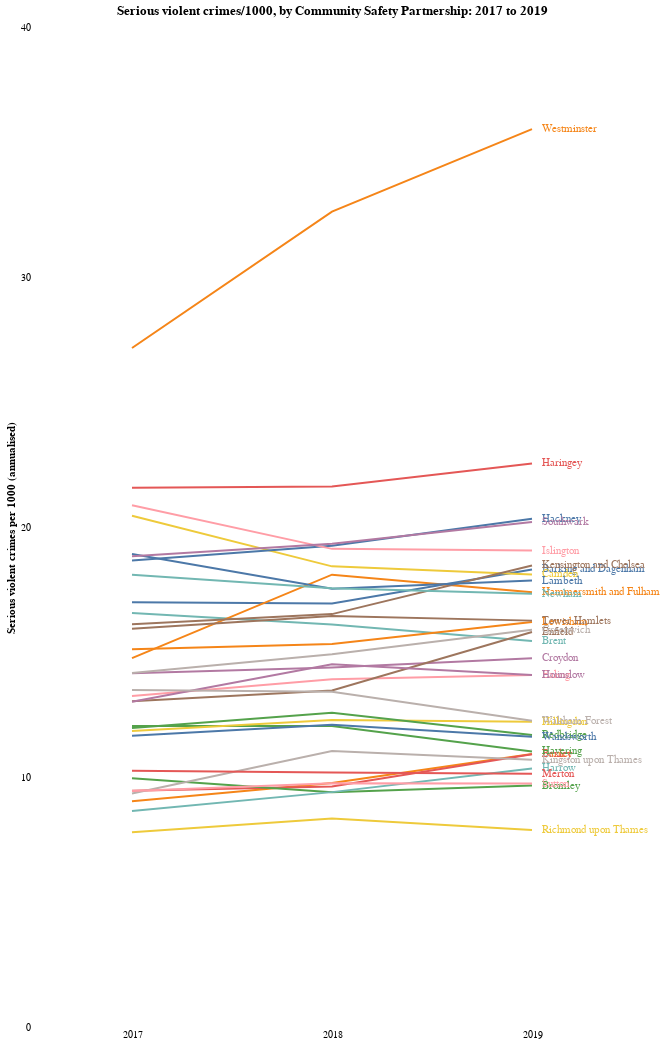

Source (notebook cell):
### Code cell
line = alt.Chart(london_csp, title='Serious violent crimes/1000, by Community Safety Partnership: 2017 to 2019').mark_line().encode(
    x=alt.X('year:O', axis=alt.Axis(title=None, ticks=False, labelAngle=0)),
    y=alt.Y('total_per_1000:Q', axis=alt.Axis(title='Serious violent crimes per 1000 (annualised)', ticks=False, values=[0, 10, 20, 30, 40, 50])),
    color=alt.Color('csp_name:N', legend=None)
)

text = line.mark_text(
    align='left',
    baseline='middle',
    dx=10  # Nudges text to right so it doesn't appear on top of the bar
).encode(
    text='label:N'
)

(line + text).configure_axis(
    grid=False,
    domain=False
).configure_view(
    strokeWidth=0
).properties(
    width=600,
    height=1000)

### Figure 1 — Vega-Lite specification as saved in the notebook (floating-point values rounded to 4 significant figures)
{"config": {"view": {"continuousWidth": 400, "continuousHeight": 300, "strokeWidth": 0}, "axis": {"domain": false, "grid": false}}, "layer": [{"mark": "line", "encoding": {"color": {"type": "nominal", "field": "csp_name", "legend": null}, "x": {"type": "ordinal", "axis": {"labelAngle": 0, "ticks": false, "title": null}, "field": "year"}, "y": {"type": "quantitative", "axis": {"ticks": false, "title": "Serious violent crimes per 1000 (annualised)", "values": [0, 10, 20, 30, 40, 50]}, "field": "total_per_1000"}}, "title": "Serious violent crimes/1000, by Community Safety Partnership: 2017 to 2019"}, {"mark": {"type": "text", "align": "left", "baseline": "middle", "dx": 10}, "encoding": {"color": {"type": "nominal", "field": "csp_name", "legend": null}, "text": {"type": "nominal", "field": "label"}, "x": {"type": "ordinal", "axis": {"labelAngle": 0, "ticks": false, "title": null}, "field": "year"}, "y": {"type": "quantitative", "axis": {"ticks": false, "title": "Serious violent crimes per 1000 (annualised)", "values": [0, 10, 20, 30, 40, 50]}, "field": "total_per_1000"}}, "title": "Serious violent crimes/1000, by Community Safety Partnership: 2017 to 2019"}], "data": {"name": "data-bb323b62ca49703afcb2e1eeed5a2109"}, "height": 1000, "width": 600, "$schema": "https://vega.github.io/schema/vega-lite/v4.8.1.json", "datasets": {"data-bb323b62ca49703afcb2e1eeed5a2109": [{"csp_name": "Barking and Dagenham", "total": 3617, "year": 2017, "label": "", "population": 212900.0, "total_per_1000": 16.99, "delta_from_2019_mean": 0.0}, {"csp_name": "Barking and Dagenham", "total": 3607, "year": 2018, "label": "", "population": 212900.0, "total_per_1000": 16.94, "delta_from_2019_mean": 0.0}, {"csp_name": "Barking and Dagenham", "total": 3897, "year": 2019, "label": "Barking and Dagenham", "population": 212900.0, "total_per_1000": 18.3, "delta_from_2019_mean": 3.085}, {"csp_name": "Barnet", "total": 3575, "year": 2017, "label": "", "population": 395900.0, "total_per_1000": 9.03, "delta_from_2019_mean": 0.0}, {"csp_name": "Barnet", "total": 3863, "year": 2018, "label": "", "population": 395900.0, "total_per_1000": 9.758, "delta_from_2019_mean": 0.0}, {"csp_name": "Barnet", "total": 4322, "year": 2019, "label": "Barnet", "population": 395900.0, "total_per_1000": 10.92, "delta_from_2019_mean": -4.303}, {"csp_name": "Bexley", "total": 2346, "year": 2017, "label": "", "population": 248300.0, "total_per_1000": 9.448, "delta_from_2019_mean": 0.0}, {"csp_name": "Bexley", "total": 2389, "year": 2018, "label": "", "population": 248300.0, "total_per_1000": 9.621, "delta_from_2019_mean": 0.0}, {"csp_name": "Bexley", "total": 2708, "year": 2019, "label": "Bexley", "population": 248300.0, "total_per_1000": 10.91, "delta_from_2019_mean": -4.314}, {"csp_name": "Brent", "total": 5463, "year": 2017, "label": "", "population": 329800.0, "total_per_1000": 16.56, "delta_from_2019_mean": 0.0}, {"csp_name": "Brent", "total": 5310, "year": 2018, "label": "", "population": 329800.0, "total_per_1000": 16.1, "delta_from_2019_mean": 0.0}, {"csp_name": "Brent", "total": 5093, "year": 2019, "label": "Brent", "population": 329800.0, "total_per_1000": 15.44, "delta_from_2019_mean": 0.223}, {"csp_name": "Bromley", "total": 3308, "year": 2017, "label": "", "population": 332300.0, "total_per_1000": 9.955, "delta_from_2019_mean": 0.0}, {"csp_name": "Bromley", "total": 3119, "year": 2018, "label": "", "population": 332300.0, "total_per_1000": 9.386, "delta_from_2019_mean": 0.0}, {"csp_name": "Bromley", "total": 3209, "year": 2019, "label": "Bromley", "population": 332300.0, "total_per_1000": 9.657, "delta_from_2019_mean": -5.563}, {"csp_name": "Camden", "total": 5522, "year": 2017, "label": "", "population": 270000.0, "total_per_1000": 20.45, "delta_from_2019_mean": 0.0}, {"csp_name": "Camden", "total": 4975, "year": 2018, "label": "", "population": 270000.0, "total_per_1000": 18.43, "delta_from_2019_mean": 0.0}, {"csp_name": "Camden", "total": 4888, "year": 2019, "label": "Camden", "population": 270000.0, "total_per_1000": 18.1, "delta_from_2019_mean": 2.884}, {"csp_name": "Croydon", "total": 5472, "year": 2017, "label": "", "population": 386700.0, "total_per_1000": 14.15, "delta_from_2019_mean": 0.0}, {"csp_name": "Croydon", "total": 5562, "year": 2018, "label": "", "population": 386700.0, "total_per_1000": 14.38, "delta_from_2019_mean": 0.0}, {"csp_name": "Croydon", "total": 5705, "year": 2019, "label": "Croydon", "population": 386700.0, "total_per_1000": 14.75, "delta_from_2019_mean": -0.4667}, {"csp_name": "Ealing", "total": 4526, "year": 2017, "label": "", "population": 341800.0, "total_per_1000": 13.24, "delta_from_2019_mean": 0.0}, {"csp_name": "Ealing", "total": 4754, "year": 2018, "label": "", "population": 341800.0, "total_per_1000": 13.91, "delta_from_2019_mean": 0.0}, {"csp_name": "Ealing", "total": 4811, "year": 2019, "label": "Ealing", "population": 341800.0, "total_per_1000": 14.08, "delta_from_2019_mean": -1.144}, {"csp_name": "Enfield", "total": 4351, "year": 2017, "label": "", "population": 333800.0, "total_per_1000": 13.03, "delta_from_2019_mean": 0.0}, {"csp_name": "Enfield", "total": 4493, "year": 2018, "label": "", "population": 333800.0, "total_per_1000": 13.46, "delta_from_2019_mean": 0.0}, {"csp_name": "Enfield", "total": 5274, "year": 2019, "label": "Enfield", "population": 333800.0, "total_per_1000": 15.8, "delta_from_2019_mean": 0.5802}, {"csp_name": "Greenwich", "total": 4077, "year": 2017, "label": "", "population": 287900.0, "total_per_1000": 14.16, "delta_from_2019_mean": 0.0}, {"csp_name": "Greenwich", "total": 4292, "year": 2018, "label": "", "population": 287900.0, "total_per_1000": 14.91, "delta_from_2019_mean": 0.0}, {"csp_name": "Greenwich", "total": 4576, "year": 2019, "label": "Greenwich", "population": 287900.0, "total_per_1000": 15.89, "delta_from_2019_mean": 0.6747}, {"csp_name": "Hackney", "total": 5245, "year": 2017, "label": "", "population": 281100.0, "total_per_1000": 18.66, "delta_from_2019_mean": 0.0}, {"csp_name": "Hackney", "total": 5410, "year": 2018, "label": "", "population": 281100.0, "total_per_1000": 19.25, "delta_from_2019_mean": 0.0}, {"csp_name": "Hackney", "total": 5714, "year": 2019, "label": "Hackney", "population": 281100.0, "total_per_1000": 20.33, "delta_from_2019_mean": 5.108}, {"csp_name": "Hammersmith and Fulham", "total": 2731, "year": 2017, "label": "", "population": 185100.0, "total_per_1000": 14.75, "delta_from_2019_mean": 0.0}, {"csp_name": "Hammersmith and Fulham", "total": 3349, "year": 2018, "label": "", "population": 185100.0, "total_per_1000": 18.09, "delta_from_2019_mean": 0.0}, {"csp_name": "Hammersmith and Fulham", "total": 3219, "year": 2019, "label": "Hammersmith and Fulham", "population": 185100.0, "total_per_1000": 17.39, "delta_from_2019_mean": 2.171}, {"csp_name": "Haringey", "total": 5793, "year": 2017, "label": "", "population": 268600.0, "total_per_1000": 21.57, "delta_from_2019_mean": 0.0}, {"csp_name": "Haringey", "total": 5808, "year": 2018, "label": "", "population": 268600.0, "total_per_1000": 21.62, "delta_from_2019_mean": 0.0}, {"csp_name": "Haringey", "total": 6055, "year": 2019, "label": "Haringey", "population": 268600.0, "total_per_1000": 22.54, "delta_from_2019_mean": 7.323}, {"csp_name": "Harrow", "total": 2170, "year": 2017, "label": "", "population": 251200.0, "total_per_1000": 8.639, "delta_from_2019_mean": 0.0}, {"csp_name": "Harrow", "total": 2360, "year": 2018, "label": "", "population": 251200.0, "total_per_1000": 9.395, "delta_from_2019_mean": 0.0}, {"csp_name": "Harrow", "total": 2598, "year": 2019, "label": "Harrow", "population": 251200.0, "total_per_1000": 10.34, "delta_from_2019_mean": -4.877}, {"csp_name": "Havering", "total": 3126, "year": 2017, "label": "", "population": 259600.0, "total_per_1000": 12.04, "delta_from_2019_mean": 0.0}, {"csp_name": "Havering", "total": 3126, "year": 2018, "label": "", "population": 259600.0, "total_per_1000": 12.04, "delta_from_2019_mean": 0.0}, {"csp_name": "Havering", "total": 2862, "year": 2019, "label": "Havering", "population": 259600.0, "total_per_1000": 11.02, "delta_from_2019_mean": -4.195}, {"csp_name": "Hillingdon", "total": 3635, "year": 2017, "label": "", "population": 306900.0, "total_per_1000": 11.84, "delta_from_2019_mean": 0.0}, {"csp_name": "Hillingdon", "total": 3769, "year": 2018, "label": "", "population": 306900.0, "total_per_1000": 12.28, "delta_from_2019_mean": 0.0}, {"csp_name": "Hillingdon", "total": 3747, "year": 2019, "label": "Hillingdon", "population": 306900.0, "total_per_1000": 12.21, "delta_from_2019_mean": -3.011}, {"csp_name": "Hounslow", "total": 3532, "year": 2017, "label": "", "population": 271500.0, "total_per_1000": 13.01, "delta_from_2019_mean": 0.0}, {"csp_name": "Hounslow", "total": 3939, "year": 2018, "label": "", "population": 271500.0, "total_per_1000": 14.51, "delta_from_2019_mean": 0.0}, {"csp_name": "Hounslow", "total": 3824, "year": 2019, "label": "Hounslow", "population": 271500.0, "total_per_1000": 14.08, "delta_from_2019_mean": -1.135}, {"csp_name": "Islington", "total": 5061, "year": 2017, "label": "", "population": 242500.0, "total_per_1000": 20.87, "delta_from_2019_mean": 0.0}, {"csp_name": "Islington", "total": 4638, "year": 2018, "label": "", "population": 242500.0, "total_per_1000": 19.13, "delta_from_2019_mean": 0.0}, {"csp_name": "Islington", "total": 4622, "year": 2019, "label": "Islington", "population": 242500.0, "total_per_1000": 19.06, "delta_from_2019_mean": 3.84}, {"csp_name": "Kensington and Chelsea", "total": 2515, "year": 2017, "label": "", "population": 156100.0, "total_per_1000": 16.11, "delta_from_2019_mean": 0.0}, {"csp_name": "Kensington and Chelsea", "total": 2578, "year": 2018, "label": "", "population": 156100.0, "total_per_1000": 16.52, "delta_from_2019_mean": 0.0}, {"csp_name": "Kensington and Chelsea", "total": 2882, "year": 2019, "label": "Kensington and Chelsea", "population": 156100.0, "total_per_1000": 18.46, "delta_from_2019_mean": 3.243}, {"csp_name": "Kingston upon Thames", "total": 1658, "year": 2017, "label": "", "population": 177500.0, "total_per_1000": 9.341, "delta_from_2019_mean": 0.0}, {"csp_name": "Kingston upon Thames", "total": 1960, "year": 2018, "label": "", "population": 177500.0, "total_per_1000": 11.04, "delta_from_2019_mean": 0.0}, {"csp_name": "Kingston upon Thames", "total": 1897, "year": 2019, "label": "Kingston upon Thames", "population": 177500.0, "total_per_1000": 10.69, "delta_from_2019_mean": -4.532}, {"csp_name": "Lambeth", "total": 6169, "year": 2017, "label": "", "population": 326000.0, "total_per_1000": 18.92, "delta_from_2019_mean": 0.0}, {"csp_name": "Lambeth", "total": 5715, "year": 2018, "label": "", "population": 326000.0, "total_per_1000": 17.53, "delta_from_2019_mean": 0.0}, {"csp_name": "Lambeth", "total": 5821, "year": 2019, "label": "Lambeth", "population": 326000.0, "total_per_1000": 17.86, "delta_from_2019_mean": 2.636}, {"csp_name": "Lewisham", "total": 4622, "year": 2017, "label": "", "population": 305800.0, "total_per_1000": 15.11, "delta_from_2019_mean": 0.0}, {"csp_name": "Lewisham", "total": 4686, "year": 2018, "label": "", "population": 305800.0, "total_per_1000": 15.32, "delta_from_2019_mean": 0.0}, {"csp_name": "Lewisham", "total": 4954, "year": 2019, "label": "Lewisham", "population": 305800.0, "total_per_1000": 16.2, "delta_from_2019_mean": 0.9804}, {"csp_name": "Merton", "total": 2117, "year": 2017, "label": "", "population": 206500.0, "total_per_1000": 10.25, "delta_from_2019_mean": 0.0}, {"csp_name": "Merton", "total": 2102, "year": 2018, "label": "", "population": 206500.0, "total_per_1000": 10.18, "delta_from_2019_mean": 0.0}, {"csp_name": "Merton", "total": 2092, "year": 2019, "label": "Merton", "population": 206500.0, "total_per_1000": 10.13, "delta_from_2019_mean": -5.089}, {"csp_name": "Newham", "total": 6386, "year": 2017, "label": "", "population": 353100.0, "total_per_1000": 18.09, "delta_from_2019_mean": 0.0}, {"csp_name": "Newham", "total": 6196, "year": 2018, "label": "", "population": 353100.0, "total_per_1000": 17.55, "delta_from_2019_mean": 0.0}, {"csp_name": "Newham", "total": 6119, "year": 2019, "label": "Newham", "population": 353100.0, "total_per_1000": 17.33, "delta_from_2019_mean": 2.11}, {"csp_name": "Redbridge", "total": 3651, "year": 2017, "label": "", "population": 305200.0, "total_per_1000": 11.96, "delta_from_2019_mean": 0.0}, {"csp_name": "Redbridge", "total": 3835, "year": 2018, "label": "", "population": 305200.0, "total_per_1000": 12.57, "delta_from_2019_mean": 0.0}, {"csp_name": "Redbridge", "total": 3565, "year": 2019, "label": "Redbridge", "population": 305200.0, "total_per_1000": 11.68, "delta_from_2019_mean": -3.539}, {"csp_name": "Richmond upon Thames", "total": 1542, "year": 2017, "label": "", "population": 198000.0, "total_per_1000": 7.788, "delta_from_2019_mean": 0.0}, {"csp_name": "Richmond upon Thames", "total": 1651, "year": 2018, "label": "", "population": 198000.0, "total_per_1000": 8.338, "delta_from_2019_mean": 0.0}, {"csp_name": "Richmond upon Thames", "total": 1560, "year": 2019, "label": "Richmond upon Thames", "population": 198000.0, "total_per_1000": 7.879, "delta_from_2019_mean": -7.341}, {"csp_name": "Southwark", "total": 6003, "year": 2017, "label": "", "population": 318800.0, "total_per_1000": 18.83, "delta_from_2019_mean": 0.0}, {"csp_name": "Southwark", "total": 6163, "year": 2018, "label": "", "population": 318800.0, "total_per_1000": 19.33, "delta_from_2019_mean": 0.0}, {"csp_name": "Southwark", "total": 6441, "year": 2019, "label": "Southwark", "population": 318800.0, "total_per_1000": 20.2, "delta_from_2019_mean": 4.984}, {"csp_name": "Sutton", "total": 1947, "year": 2017, "label": "", "population": 206300.0, "total_per_1000": 9.438, "delta_from_2019_mean": 0.0}, {"csp_name": "Sutton", "total": 2012, "year": 2018, "label": "", "population": 206300.0, "total_per_1000": 9.753, "delta_from_2019_mean": 0.0}, {"csp_name": "Sutton", "total": 2009, "year": 2019, "label": "Sutton", "population": 206300.0, "total_per_1000": 9.738, "delta_from_2019_mean": -5.481}, {"csp_name": "Tower Hamlets", "total": 5172, "year": 2017, "label": "", "population": 324700.0, "total_per_1000": 15.93, "delta_from_2019_mean": 0.0}, {"csp_name": "Tower Hamlets", "total": 5339, "year": 2018, "label": "", "population": 324700.0, "total_per_1000": 16.44, "delta_from_2019_mean": 0.0}, {"csp_name": "Tower Hamlets", "total": 5278, "year": 2019, "label": "Tower Hamlets", "population": 324700.0, "total_per_1000": 16.26, "delta_from_2019_mean": 1.035}, {"csp_name": "Waltham Forest", "total": 3734, "year": 2017, "label": "", "population": 277000.0, "total_per_1000": 13.48, "delta_from_2019_mean": 0.0}, {"csp_name": "Waltham Forest", "total": 3715, "year": 2018, "label": "", "population": 277000.0, "total_per_1000": 13.41, "delta_from_2019_mean": 0.0}, {"csp_name": "Waltham Forest", "total": 3393, "year": 2019, "label": "Waltham Forest", "population": 277000.0, "total_per_1000": 12.25, "delta_from_2019_mean": -2.971}, {"csp_name": "Wandsworth", "total": 3840, "year": 2017, "label": "", "population": 329700.0, "total_per_1000": 11.65, "delta_from_2019_mean": 0.0}, {"csp_name": "Wandsworth", "total": 3987, "year": 2018, "label": "", "population": 329700.0, "total_per_1000": 12.09, "delta_from_2019_mean": 0.0}, {"csp_name": "Wandsworth", "total": 3827, "year": 2019, "label": "Wandsworth", "population": 329700.0, "total_per_1000": 11.61, "delta_from_2019_mean": -3.612}, {"csp_name": "Westminster", "total": 7097, "year": 2017, "label": "", "population": 261300.0, "total_per_1000": 27.16, "delta_from_2019_mean": 0.0}, {"csp_name": "Westminster", "total": 8523, "year": 2018, "label": "", "population": 261300.0, "total_per_1000": 32.62, "delta_from_2019_mean": 0.0}, {"csp_name": "Westminster", "total": 9385, "year": 2019, "label": "Westminster", "population": 261300.0, "total_per_1000": 35.92, "delta_from_2019_mean": 20.7}]}}
